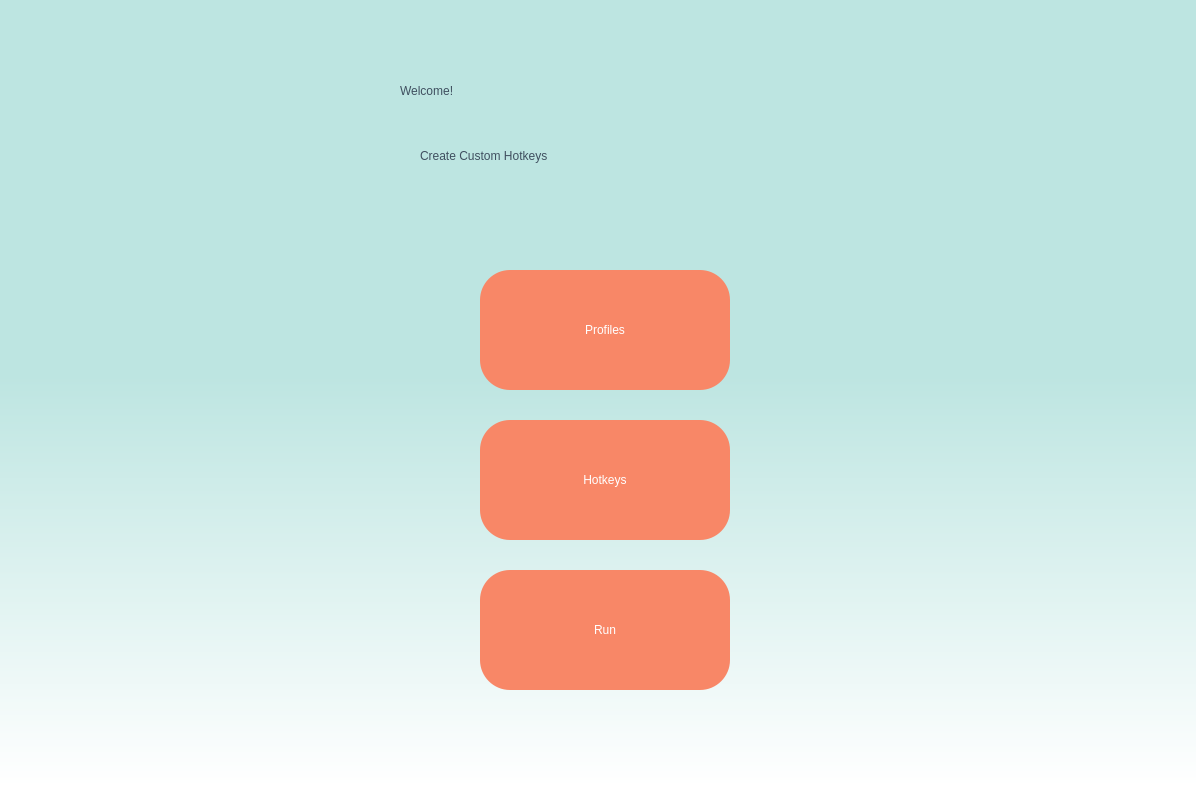
<?xml version="1.0" encoding="UTF-8"?>
<ui version="4.0">
 <class>Dialog</class>
 <widget class="QDialog" name="Dialog">
  <property name="geometry">
   <rect>
    <x>0</x>
    <y>0</y>
    <width>1196</width>
    <height>794</height>
   </rect>
  </property>
  <property name="windowTitle">
   <string>Dialog</string>
  </property>
  <widget class="QWidget" name="widget" native="true">
   <property name="geometry">
    <rect>
     <x>0</x>
     <y>0</y>
     <width>1200</width>
     <height>800</height>
    </rect>
   </property>
   <property name="styleSheet">
    <string notr="true">QWidget#widget{
background-color:qlineargradient(spread:pad, x1:0.977409, y1:0.069, x2:0.977318, y2:0.983, stop:0.4375 rgba(189, 229, 225, 255), stop:1 rgba(255, 255, 255, 255));}</string>
   </property>
   <widget class="QLabel" name="welcome">
    <property name="geometry">
     <rect>
      <x>400</x>
      <y>50</y>
      <width>421</width>
      <height>81</height>
     </rect>
    </property>
    <property name="styleSheet">
     <string notr="true">color:rgb(63, 79, 95);
font: 72pt &quot;MS Shell Dlg 2&quot;;</string>
    </property>
    <property name="text">
     <string>Welcome!</string>
    </property>
   </widget>
   <widget class="QLabel" name="label_2">
    <property name="geometry">
     <rect>
      <x>420</x>
      <y>130</y>
      <width>361</width>
      <height>51</height>
     </rect>
    </property>
    <property name="styleSheet">
     <string notr="true">color:rgb(63, 79, 95);
font: 26pt &quot;MS Shell Dlg 2&quot;;</string>
    </property>
    <property name="text">
     <string>Create Custom Hotkeys</string>
    </property>
   </widget>
   <widget class="QPushButton" name="run">
    <property name="geometry">
     <rect>
      <x>480</x>
      <y>570</y>
      <width>250</width>
      <height>120</height>
     </rect>
    </property>
    <property name="styleSheet">
     <string notr="true">border-radius:30px;
color:white;
font: 26pt &quot;MS Shell Dlg 2&quot;;
background-color:rgb(248, 135, 103);</string>
    </property>
    <property name="text">
     <string>Run</string>
    </property>
   </widget>
   <widget class="QPushButton" name="choose_profile">
    <property name="geometry">
     <rect>
      <x>480</x>
      <y>270</y>
      <width>250</width>
      <height>120</height>
     </rect>
    </property>
    <property name="styleSheet">
     <string notr="true">border-radius:30px;
color:white;
font: 26pt &quot;MS Shell Dlg 2&quot;;
background-color:rgb(248, 135, 103);</string>
    </property>
    <property name="text">
     <string>Profiles</string>
    </property>
   </widget>
   <widget class="QPushButton" name="hotkeys">
    <property name="geometry">
     <rect>
      <x>480</x>
      <y>420</y>
      <width>250</width>
      <height>120</height>
     </rect>
    </property>
    <property name="styleSheet">
     <string notr="true">border-radius:30px;
color:white;
font: 26pt &quot;MS Shell Dlg 2&quot;;
background-color:rgb(248, 135, 103);</string>
    </property>
    <property name="text">
     <string>Hotkeys</string>
    </property>
   </widget>
  </widget>
 </widget>
 <resources/>
 <connections/>
</ui>
